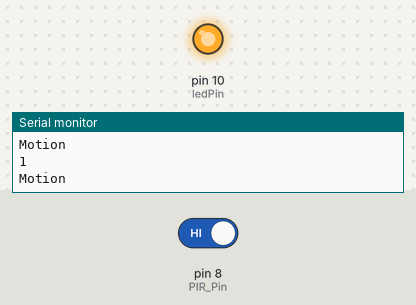
This sketch was run on a simulated Arduino Uno, built with avr-gcc and run on an emulated ATmega328P. On the bench: output pins drawn as LEDs (lit = HIGH), the last lines printed to the serial monitor. Inputs (shaded band) come from the test bench; at power-on: pin 8 (PIR_Pin) HIGH.

Above: at 2.8 s.
2.9 s: pin 8 (PIR_Pin) driven LOW
At 3.3 s:
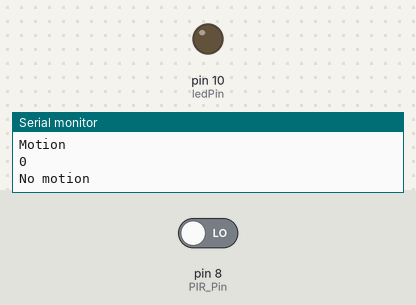
4.5 s: pin 8 (PIR_Pin) driven HIGH
At 6.1 s:
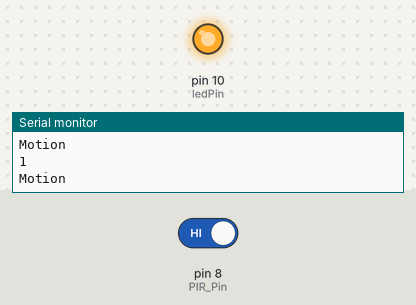
Timing chart, 0 to 7.6 s (numbered marks = the images above; inputs shaded):
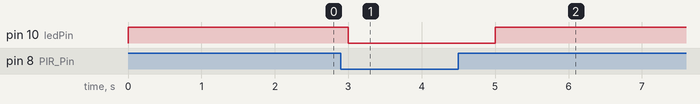

The sketch:

PIR_sensor.ino
```cpp
int PIR_Pin = 8;
int ledPin = 10;
int val = 0;
void setup() {
  Serial.begin(9600);
  pinMode(PIR_Pin, INPUT);
  pinMode(ledPin, OUTPUT);
}
void loop() {
  val = digitalRead(PIR_Pin);
  Serial.println(val);
  if(val == 0){
    Serial.println("No motion");  //沒人靠近
    digitalWrite(ledPin, LOW);
  }else{
    Serial.println("Motion");   //有人靠近
    digitalWrite(ledPin, HIGH);
  }
  delay(1000);
}
```

Measured:
- after the input at 2.9 s, pin 10 (ledPin): HIGH → LOW after 0.10 s
- after the input at 4.5 s, pin 10 (ledPin): LOW → HIGH after 0.50 s
